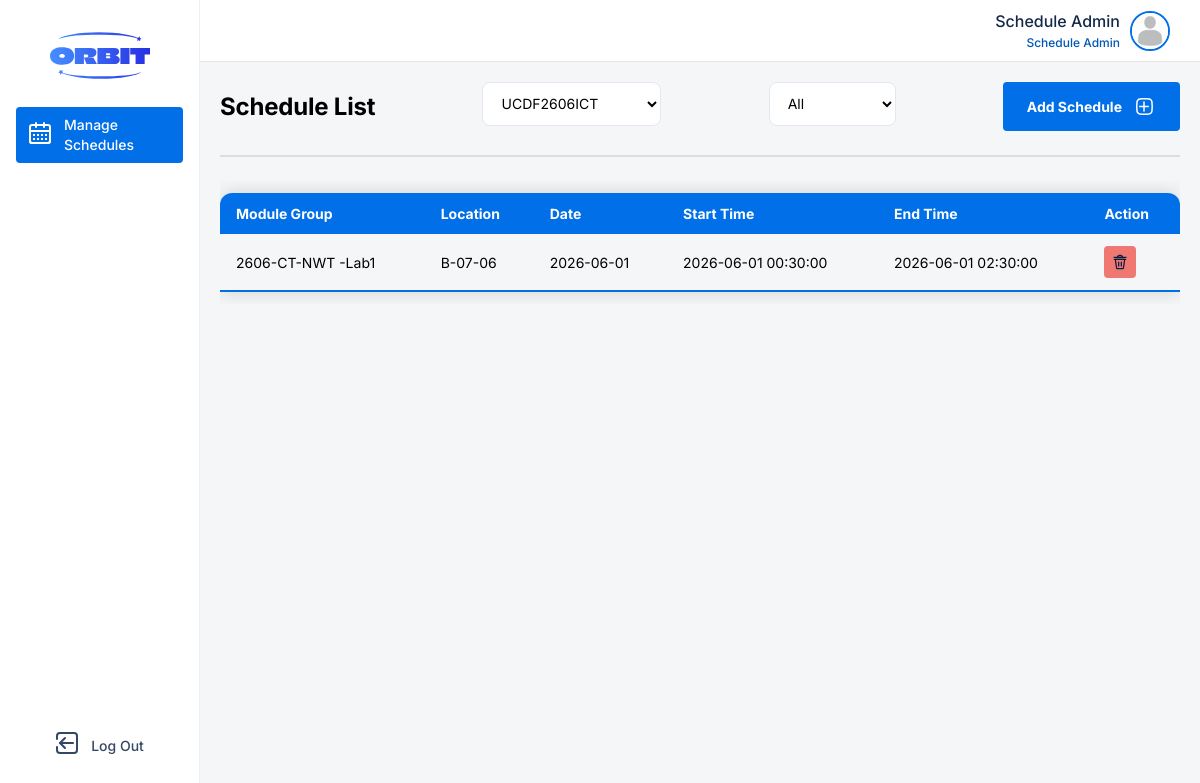
Before: /client/src/pages/schedule-management/dashboard.php?intakeID=UCDF2606ICT (signed in) with the older database file.
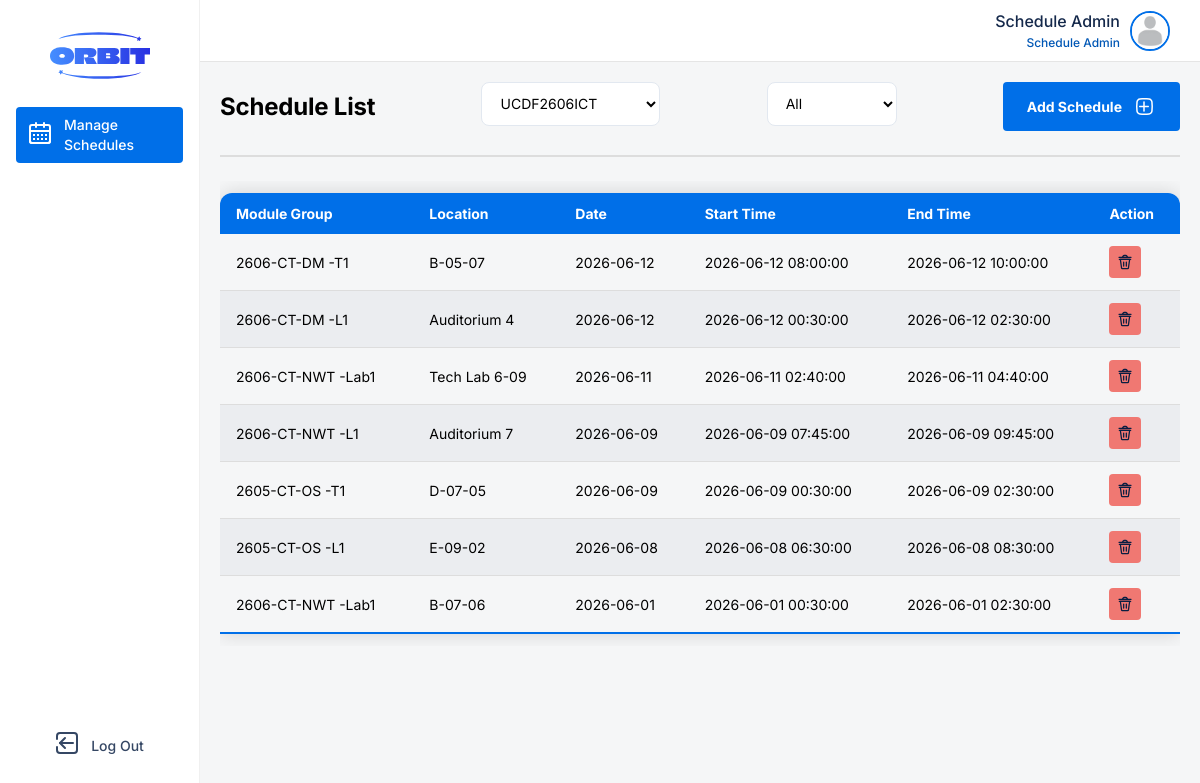
After: the same page with the newer database file.
### tables this page shows
CREATE TABLE IF NOT EXISTS `schedule` (
  `schedule_id` int NOT NULL AUTO_INCREMENT,
  `module_group_id` varchar(25) NOT NULL,
  `classroom_id` int NOT NULL,
  `start_time` timestamp NOT NULL,
  `end_time` timestamp NOT NULL,
  `date` date NOT NULL,
  PRIMARY KEY (`schedule_id`),
  KEY `module_group_id` (`module_group_id`),
  KEY `classroom_id` (`classroom_id`)
);

CREATE TABLE IF NOT EXISTS `module_group` (
  `module_group_id` varchar(25) NOT NULL,
  `course_module_id` int NOT NULL,
  `type` varchar(10) NOT NULL,
  PRIMARY KEY (`module_group_id`),
  KEY `course_module_id` (`course_module_id`)
);

CREATE TABLE IF NOT EXISTS `location` (
  `location_id` varchar(20) NOT NULL,
  `name` varchar(255) NOT NULL,
  `floor` varchar(4) NOT NULL,
  `type` varchar(50) NOT NULL,
  PRIMARY KEY (`location_id`)
);

### server/controllers/schedule-controller.php (called while the page is built, shortened)
<?php
class ScheduleController {
    private $connection;
    public function __construct() {
        global $connect;
        $this->connection = $connect;
    }
    public function getScheduleList($filter) {
        if ($filter['intakeID'] === $filter['week'] && $filter['intakeID'] === "All") {
            $sql = "SELECT * FROM schedule s
                    LEFT JOIN classroom c ON s.classroom_id = c.classroom_id
                    LEFT JOIN location l ON l.location_id = c.location_id
                    ORDER BY date DESC";
        } elseif ($filter['week'] === "All") {
            $intakeID = $filter['intakeID'];
            $sql = "SELECT * FROM schedule s
                    LEFT JOIN module_group m ON m.module_group_id = s.module_group_id
                    LEFT JOIN course_module c ON m.course_module_id = c.course_module_id
                    LEFT JOIN classroom b ON s.classroom_id = b.classroom_id
                    LEFT JOIN location l ON b.location_id = l.location_id
                    WHERE c.intake_id = '$intakeID'
                    ORDER BY date DESC;";
        }
        $statement = mysqli_query($this->connection, $sql);
        $result = [];
        while ($schedule = mysqli_fetch_array($statement)) {
            $result[] = [
                "scheduleID" => $schedule['schedule_id'],
                "moduleGroupID" => $schedule['module_group_id'],
                "locationID" => $schedule["location_id"],
                "location" => $schedule["name"],
                "startTime" => $schedule["start_time"],
                "endTime" => $schedule["end_time"],
                "date" => $schedule["date"]
            ];
        }
        return $result;
    }
}
?>

### server/routes/schedule-management-route.php (called while the page is built, shortened)
<?php
require_once ROOT . CONTROLLERS . '/schedule-controller.php';
$scheduleController = new ScheduleController();
function getScheduleList($input) {
    global $scheduleController;
    return $scheduleController->getScheduleList($input);
}
?>

### client/src/pages/schedule-management/dashboard.php (the view, shortened to what the changed rows need)
<?php
include_once ROOT . COMPONENTS . '/header.php';
include_once ROOT . COMPONENTS . '/footer.php';
require_once ROOT . FEATURES . '/schedule-management/schedule-component.php';
$intakeID = "All";
$week = "All";
if (isset($_GET['intakeID'])) {
    $intakeID = $_GET['intakeID'];
}
?>
<div class="page-content">
    <div class="manage-users-container">
        <?php
        $scheduleList = getScheduleList(["intakeID" => $intakeID, "week" => $week]);
        renderScheduleTable($scheduleList, $intakeID, $week);
        ?>
    </div>
</div>

### client/src/features/schedule-management/schedule-component.php (shortened to what the changed rows need)
<?php
function renderScheduleTable($scheduleList, $intakeID, $week)
{
?>
    <div class="table-container">
    <table class="users-table">
        <thead>
            <tr>
                <th>Module Group</th>
                <th>Location</th>
                <th>Date</th>
                <th>Start Time</th>
                <th>End Time</th>
                <th>Action</th>
            </tr>
        </thead>
        <tbody>
            <?php foreach ($scheduleList as $schedule):
            ?>
                <tr>
                    <td><?php echo $schedule['moduleGroupID']; ?></td>
                    <td><?php echo $schedule['location']; ?></td>
                    <td><?php echo $schedule['date']; ?></td>
                    <td><?php echo $schedule['startTime']; ?></td>
                    <td><?php echo $schedule['endTime']; ?></td>
                    <td>
                        <form class="actions" method="post" action="<?php echo SERVICES ?>/manage-schedule-service.php">
                            <button class="action-btn" id="delete-btn" name="deleteSchedule" type="submit">
                            </button>
                        </form>
                    </td>
                </tr>
            <?php endforeach; ?>
        </tbody>
    </table>
    </div>
<?php
}
?>

Changed rows visible on the page:
added schedule: module_group.module_group_id "2606-CT-DM -T1", location.name "B-05-07", date "2026-06-12", start_time "2026-06-12 08:00:00", end_time "2026-06-12 10:00:00"
added schedule: module_group.module_group_id "2606-CT-DM -L1", location.name "Auditorium 4", date "2026-06-12", start_time "2026-06-12 00:30:00", end_time "2026-06-12 02:30:00"
added schedule: module_group.module_group_id "2606-CT-NWT -Lab1", location.name "Tech Lab 6-09", date "2026-06-11", start_time "2026-06-11 02:40:00", end_time "2026-06-11 04:40:00"
added schedule: module_group.module_group_id "2606-CT-NWT -L1", location.name "Auditorium 7", date "2026-06-09", start_time "2026-06-09 07:45:00", end_time "2026-06-09 09:45:00"
added schedule: module_group.module_group_id "2605-CT-OS -T1", location.name "D-07-05", date "2026-06-09", start_time "2026-06-09 00:30:00", end_time "2026-06-09 02:30:00"
added schedule: module_group.module_group_id "2605-CT-OS -L1", location.name "E-09-02", date "2026-06-08", start_time "2026-06-08 06:30:00", end_time "2026-06-08 08:30:00"
